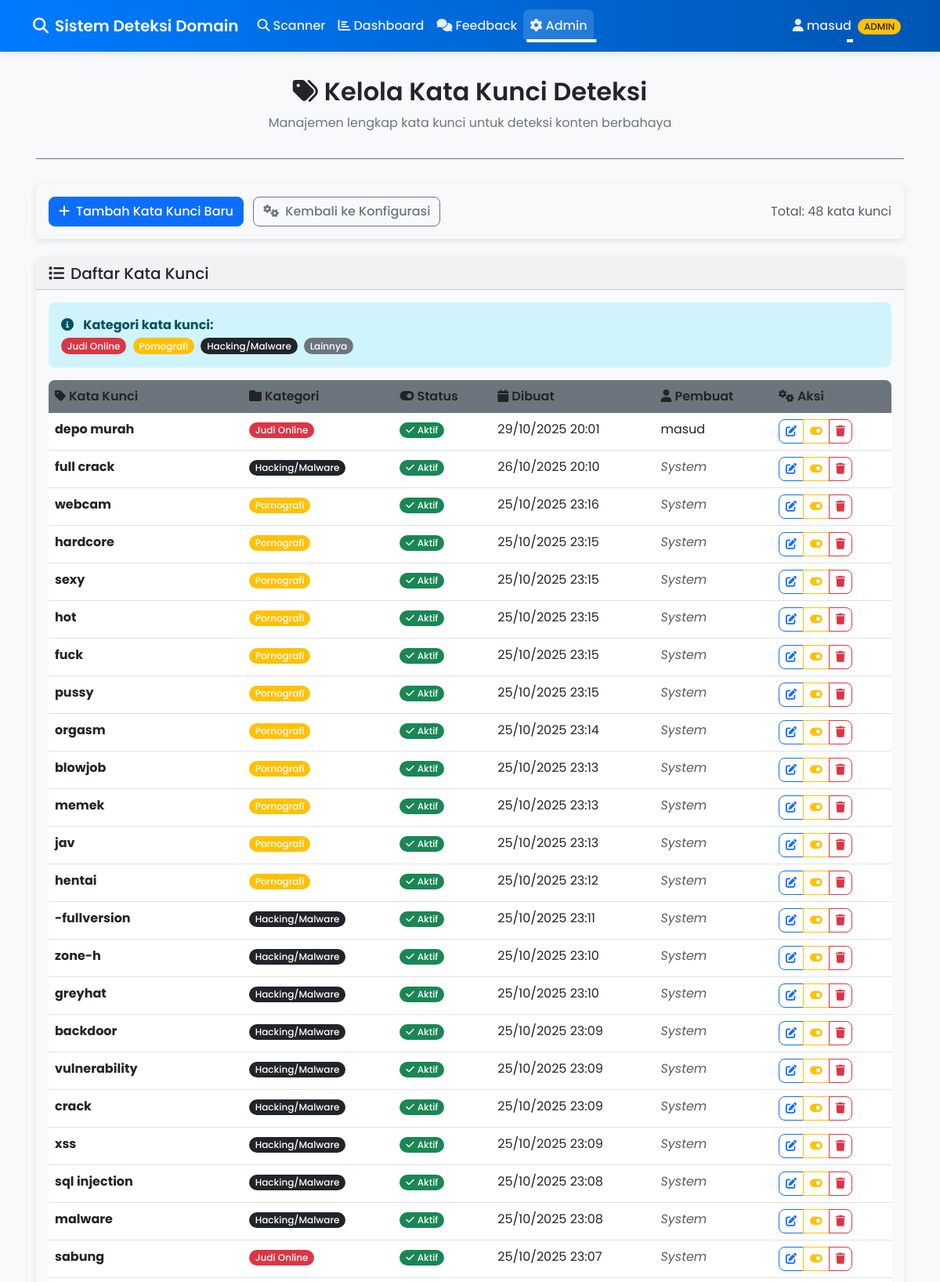
The page /scanner/keywords/ (signed in, upper part) on the database its author committed.
### scanner/models.py (models this page shows, shortened)
class CustomUser(AbstractUser):
    ROLE_CHOICES = [
        ('user', 'User'),
        ('moderator', 'Moderator'),
        ('admin', 'Administrator'),
        ('superuser', 'Superuser'),
    ]
    organization_name = models.CharField(max_length=100, blank=True, null=True)
    user_api_key = models.CharField(max_length=255, blank=True, null=True, help_text="SerpApi key milik user/instansi (jika ada)")
    role = models.CharField(
        max_length=20,
        choices=ROLE_CHOICES,
        default='user',
        help_text='Role pengguna untuk kontrol akses'
    )
    is_premium = models.BooleanField(
        default=False,
        help_text='Apakah user memiliki akses premium (permanent storage)'
    )
    @property
    def is_admin(self):
        return self.role in ['admin', 'superuser'] or self.is_superuser

class MaliciousKeyword(models.Model):
    CATEGORY_CHOICES = [
        ('judi', 'Judi Online'),
        ('pornografi', 'Pornografi'),
        ('hacking', 'Hacking/Malware'),
        ('phishing', 'Phishing'),
        ('narkoba', 'Narkoba/Obat Terlarang'),
        ('penipuan', 'Penipuan/Scam'),
        ('terorisme', 'Terorisme'),
        ('pemalsuan', 'Pemalsuan'),
        ('perdagangan_manusia', 'Perdagangan Manusia'),
        ('konten_kekerasan', 'Konten Kekerasan'),
        ('prostitusi', 'Prostitusi'),
        ('perjudian_ilegal', 'Perjudian Ilegal'),
        ('pornografi_anak', 'Pornografi Anak'),
        ('other', 'Lainnya'),
    ]
    keyword = models.CharField(
        max_length=100,
        unique=True,
        help_text='Kata kunci untuk deteksi malicious content'
    )
    category = models.CharField(
        max_length=20,
        choices=CATEGORY_CHOICES,
        default='other',
        help_text='Kategori keyword'
    )
    is_active = models.BooleanField(
        default=True,
        help_text='Apakah keyword aktif digunakan'
    )
    created_at = models.DateTimeField(auto_now_add=True)
    updated_at = models.DateTimeField(auto_now=True)
    created_by = models.ForeignKey(
        settings.AUTH_USER_MODEL,
        on_delete=models.SET_NULL,
        null=True,
        blank=True,
        related_name='created_keywords',
        help_text='User yang membuat keyword'
    )
    class Meta:
        verbose_name = 'Malicious Keyword'
        verbose_name_plural = 'Malicious Keywords'
        ordering = ['-created_at']

### scanner/views.py (the view)
# urls.py: path('keywords/', views.keywords_view, name='keywords'),
@login_required
def keywords_view(request):
    if not request.user.is_admin:
        messages.error(request, 'Anda tidak memiliki izin untuk mengakses halaman ini.')
        return redirect('scanner:scanner_page')
    keywords = KeywordService.get_all_keywords()
    context = {'keywords': keywords}
    return render(request, 'scanner/keywords.html', context)

### scanner/context_processors.py (called while the page is built)
def partnerships(request):
    context = {}
    try:
        from scanner.models import Partnership
        partnerships_list = Partnership.objects.filter(is_active=True).order_by('display_order', 'name')
        context['partnerships'] = partnerships_list
    except Exception as e:
        logger.warning(f"Error loading partnerships: {e}", exc_info=True)
        context['partnerships'] = []
    return context

### scanner/services/keyword_service.py (called while the page is built)
    @staticmethod
    def get_all_keywords(active_only: bool = False) -> List[MaliciousKeyword]:
        queryset = MaliciousKeyword.objects.all()
        if active_only:
            queryset = queryset.filter(is_active=True)
        return list(queryset.order_by('-created_at'))

### scanner/templates/scanner/keywords.html (shortened to what this page needs)
{% extends "scanner/base.html" %}
{% block content %}
<div class="page-header">
    <h1><i class="fas fa-tags me-2"></i>Kelola Kata Kunci Deteksi</h1>
    <p class="lead">Manajemen lengkap kata kunci untuk deteksi konten berbahaya</p>
</div>
<div class="row">
    <div class="col-lg-12">
        <div class="card mb-4">
            <div class="card-body">
                <div class="d-flex justify-content-between align-items-center">
                    <div>
                        <a href="{% url 'scanner:keyword_create' %}" class="btn btn-primary">
                            <i class="fas fa-plus me-2"></i>Tambah Kata Kunci Baru
                        </a>
                        <a href="{% url 'scanner:config' %}" class="btn btn-outline-secondary ms-2">
                            <i class="fas fa-cogs me-2"></i>Kembali ke Konfigurasi
                        </a>
                    </div>
                    <div class="text-muted">
                        Total: {{ keywords|length }} kata kunci
                    </div>
                </div>
            </div>
        </div>
        <div class="card">
            <div class="card-header">
                <h5 class="mb-0"><i class="fas fa-list me-2"></i>Daftar Kata Kunci</h5>
            </div>
            <div class="card-body">
                <div class="alert alert-info">
                    <i class="fas fa-info-circle me-2"></i>
                    <strong>Kategori kata kunci:</strong><br>
                    <span class="badge bg-danger me-1">Judi Online</span>
                    <span class="badge bg-warning me-1">Pornografi</span>
                    <span class="badge bg-dark me-1">Hacking/Malware</span>
                    <span class="badge bg-secondary">Lainnya</span>
                </div>
                <div class="table-responsive">
                    <table class="table table-hover">
                        <thead class="table-dark">
                            <tr>
                                <th><i class="fas fa-tag me-1"></i>Kata Kunci</th>
                                <th><i class="fas fa-folder me-1"></i>Kategori</th>
                                <th><i class="fas fa-toggle-on me-1"></i>Status</th>
                                <th><i class="fas fa-calendar me-1"></i>Dibuat</th>
                                <th><i class="fas fa-user me-1"></i>Pembuat</th>
                                <th><i class="fas fa-cogs me-1"></i>Aksi</th>
                            </tr>
                        </thead>
                        <tbody>
                            {% for keyword in keywords %}
                            <tr>
                                <td>
                                    <strong>{{ keyword.keyword }}</strong>
                                </td>
                                <td>
                                    <span class="badge bg-{% if keyword.category == 'judi' %}danger{% elif keyword.category == 'pornografi' %}warning{% elif keyword.category == 'hacking' %}dark{% else %}secondary{% endif %}">
                                        {{ keyword.get_category_display }}
                                    </span>
                                </td>
                                <td>
                                    {% if keyword.is_active %}
                                        <span class="badge bg-success">
                                            <i class="fas fa-check me-1"></i>Aktif
                                        </span>
                                    {% else %}
                                        <span class="badge bg-secondary">
                                            <i class="fas fa-times me-1"></i>Non-Aktif
                                        </span>
                                    {% endif %}
                                </td>
                                <td>{{ keyword.created_at|date:"d/m/Y H:i" }}</td>
                                <td>
                                    {% if keyword.created_by %}
                                        {{ keyword.created_by.username }}
                                    {% else %}
                                        <em class="text-muted">System</em>
                                    {% endif %}
                                </td>
                                <td>
                                    <div class="btn-group" role="group">
                                        <a href="{% url 'scanner:keyword_edit' keyword.id %}" class="btn btn-sm btn-outline-primary" title="Edit">
                                            <i class="fas fa-edit"></i>
                                        </a>
                                        <a href="{% url 'scanner:keyword_toggle' keyword.id %}" class="btn btn-sm btn-outline-warning" title="Toggle Status">
                                            <i class="fas fa-toggle-on"></i>
                                        </a>
                                        <a href="{% url 'scanner:keyword_delete' keyword.id %}" class="btn btn-sm btn-outline-danger" title="Hapus">
                                            <i class="fas fa-trash"></i>
                                        </a>
                                    </div>
                                </td>
                            </tr>
                            {% endfor %}
                        </tbody>
                    </table>
                </div>
            </div>
        </div>
    </div>
</div>
{% endblock %}

### scanner/templates/scanner/base.html (shortened to what this page needs)
<!DOCTYPE html>
<html lang="en">
<head>
    <link href="https://cdn.jsdelivr.net/npm/bootstrap@5.3.0/dist/css/bootstrap.min.css" rel="stylesheet">
    <link href="https://cdnjs.cloudflare.com/ajax/libs/font-awesome/6.4.0/css/all.min.css" rel="stylesheet">
</head>
<body>
    <nav class="navbar navbar-expand-lg navbar-dark">
        <div class="container">
            <a class="navbar-brand" href="{% url 'scanner:scanner_page' %}">
                <i class="fas fa-search me-2"></i>Sistem Deteksi Domain
            </a>
            <div class="collapse navbar-collapse" id="navbarNav">
                <ul class="navbar-nav me-auto">
                    <li class="nav-item">
                        <a class="nav-link {% if request.resolver_match.url_name == 'scanner_page' %}active{% endif %}"
                           href="{% url 'scanner:scanner_page' %}">
                            <i class="fas fa-search me-1"></i>Scanner
                        </a>
                    </li>
                    <li class="nav-item">
                        <a class="nav-link {% if request.resolver_match.url_name == 'dashboard' %}active{% endif %}"
                           href="{% url 'scanner:dashboard' %}">
                            <i class="fas fa-chart-bar me-1"></i>Dashboard
                        </a>
                    </li>
                    <li class="nav-item">
                        <a class="nav-link {% if request.resolver_match.url_name == 'feedback' %}active{% endif %}"
                           href="{% url 'scanner:feedback' %}">
                            <i class="fas fa-comments me-1"></i>Feedback
                        </a>
                    </li>
                    {% if user.is_admin %}
                    <li class="nav-item dropdown">
                        <a class="nav-link dropdown-toggle {% if 'config' in request.resolver_match.url_name or 'audit' in request.resolver_match.url_name or 'users' in request.resolver_match.url_name or 'keyword' in request.resolver_match.url_name %}active{% endif %}"
                           href="#" id="adminDropdown" role="button" data-bs-toggle="dropdown" aria-expanded="false">
                            <i class="fas fa-cog me-1"></i>Admin
                        </a>
                    </li>
                    {% endif %}
                </ul>
                <ul class="navbar-nav">
                    <li class="nav-item dropdown">
                        <a class="nav-link dropdown-toggle" href="#" id="userDropdown" role="button" data-bs-toggle="dropdown" aria-expanded="false">
                            <i class="fas fa-user me-1"></i>{{ user.username }}
                            {% if user.is_admin %}
                                <span class="badge bg-warning text-dark ms-1">ADMIN</span>
                            {% else %}
                                <span class="badge bg-info text-white ms-1">CLIENT</span>
                            {% endif %}
                        </a>
                    </li>
                </ul>
            </div>
        </div>
    </nav>
    <main class="container main-content">
        {% block content %}{% endblock %}
    </main>
</body>
</html>

### scanner/templates/scanner/base.html (style rules this page uses)
:root { --primary-color: #007bff; --secondary-color: #f8f9fa; --accent-color: #6c757d; --text-color: #212529; --shadow-light: 0 2px 10px rgba(0, 0, 0, 0.1); --border-radius: 8px; --transition: all 0.3s ease; }
body { font-family: 'Poppins', sans-serif; background-color: var(--secondary-color); color: var(--text-color); line-height: 1.6; margin: 0; padding: 0; }
.navbar { background: linear-gradient(90deg, var(--primary-color), #0056b3); box-shadow: var(--shadow-light); padding: 0.75rem 1rem; transition: var(--transition); }
.navbar-brand { font-weight: 600; font-size: 1.25rem; color: #fff !important; transition: var(--transition); }
.navbar-nav .nav-link { font-weight: 500; color: rgba(255, 255, 255, 0.9) !important; padding: 0.5rem 1rem; transition: var(--transition); position: relative; }
.navbar-nav .nav-link::after { content: ''; position: absolute; bottom: 0; left: 50%; width: 0; height: 2px; background: #fff; transition: var(--transition); transform: translateX(-50%); }
.navbar-nav .nav-link:hover::after, .navbar-nav .nav-link.active::after { width: 100%; }
.navbar-nav .nav-link.active { background: rgba(255, 255, 255, 0.15); border-radius: var(--border-radius); }
.main-content { padding: 2rem 1rem; min-height: 70vh; }
.page-header { margin-bottom: 2rem; padding-bottom: 1rem; border-bottom: 1px solid var(--accent-color); text-align: center; }
.page-header h1 { color: var(--text-color); font-weight: 600; margin-bottom: 0.5rem; font-size: 2rem; }
.page-header .lead { color: var(--accent-color); font-weight: 400; font-size: 1rem; }
.card { border: none; border-radius: var(--border-radius); box-shadow: var(--shadow-light); background: var(--secondary-color); transition: var(--transition); overflow: hidden; }
.btn { border-radius: var(--border-radius); font-weight: 500; transition: var(--transition); position: relative; overflow: hidden; }
.alert { border-radius: var(--border-radius); border: none; }
.table { border-radius: var(--border-radius); overflow: hidden; }
.table thead th { background: var(--accent-color); color: var(--text-color); border: none; font-weight: 600; }
.badge { font-weight: 500; border-radius: 20px; }

### rows shown on the page
CustomUser: username "masud"
MaliciousKeyword: keyword "depo murah", category "Judi Online", is_active True (drawn), created_at "29/10/2025 20:01", created_by.username "masud"
MaliciousKeyword: keyword "full crack", category "Hacking/Malware", is_active True (drawn), created_at "26/10/2025 20:10", shows "System"
MaliciousKeyword: keyword "webcam", category "Pornografi", is_active True (drawn), created_at "25/10/2025 23:16", shows "System"
MaliciousKeyword: keyword "hardcore", category "Pornografi", is_active True (drawn), created_at "25/10/2025 23:15", shows "System"
MaliciousKeyword: keyword "sexy", category "Pornografi", is_active True (drawn), created_at "25/10/2025 23:15", shows "System"
MaliciousKeyword: keyword "hot", category "Pornografi", is_active True (drawn), created_at "25/10/2025 23:15", shows "System"
MaliciousKeyword: keyword "fuck", category "Pornografi", is_active True (drawn), created_at "25/10/2025 23:15", shows "System"
MaliciousKeyword: keyword "pussy", category "Pornografi", is_active True (drawn), created_at "25/10/2025 23:15", shows "System"
MaliciousKeyword: keyword "orgasm", category "Pornografi", is_active True (drawn), created_at "25/10/2025 23:14", shows "System"
MaliciousKeyword: keyword "blowjob", category "Pornografi", is_active True (drawn), created_at "25/10/2025 23:13", shows "System"
MaliciousKeyword: keyword "memek", category "Pornografi", is_active True (drawn), created_at "25/10/2025 23:13", shows "System"
MaliciousKeyword: keyword "jav", category "Pornografi", is_active True (drawn), created_at "25/10/2025 23:13", shows "System"
MaliciousKeyword: keyword "hentai", category "Pornografi", is_active True (drawn), created_at "25/10/2025 23:12", shows "System"
MaliciousKeyword: keyword "-fullversion", category "Hacking/Malware", is_active True (drawn), created_at "25/10/2025 23:11", shows "System"
MaliciousKeyword: keyword "zone-h", category "Hacking/Malware", is_active True (drawn), created_at "25/10/2025 23:10", shows "System"
MaliciousKeyword: keyword "greyhat", category "Hacking/Malware", is_active True (drawn), created_at "25/10/2025 23:10", shows "System"
MaliciousKeyword: keyword "backdoor", category "Hacking/Malware", is_active True (drawn), created_at "25/10/2025 23:09", shows "System"
MaliciousKeyword: keyword "vulnerability", category "Hacking/Malware", is_active True (drawn), created_at "25/10/2025 23:09", shows "System"
MaliciousKeyword: keyword "crack", category "Hacking/Malware", is_active True (drawn), created_at "25/10/2025 23:09", shows "System"
MaliciousKeyword: keyword "xss", category "Hacking/Malware", is_active True (drawn), created_at "25/10/2025 23:09", shows "System"
MaliciousKeyword: keyword "sql injection", category "Hacking/Malware", is_active True (drawn), created_at "25/10/2025 23:08", shows "System"
MaliciousKeyword: keyword "malware", category "Hacking/Malware", is_active True (drawn), created_at "25/10/2025 23:08", shows "System"
MaliciousKeyword: keyword "sabung", category "Judi Online", is_active True (drawn), created_at "25/10/2025 23:07", shows "System"

### other values the page prints
{{ keywords|length }} "48"
